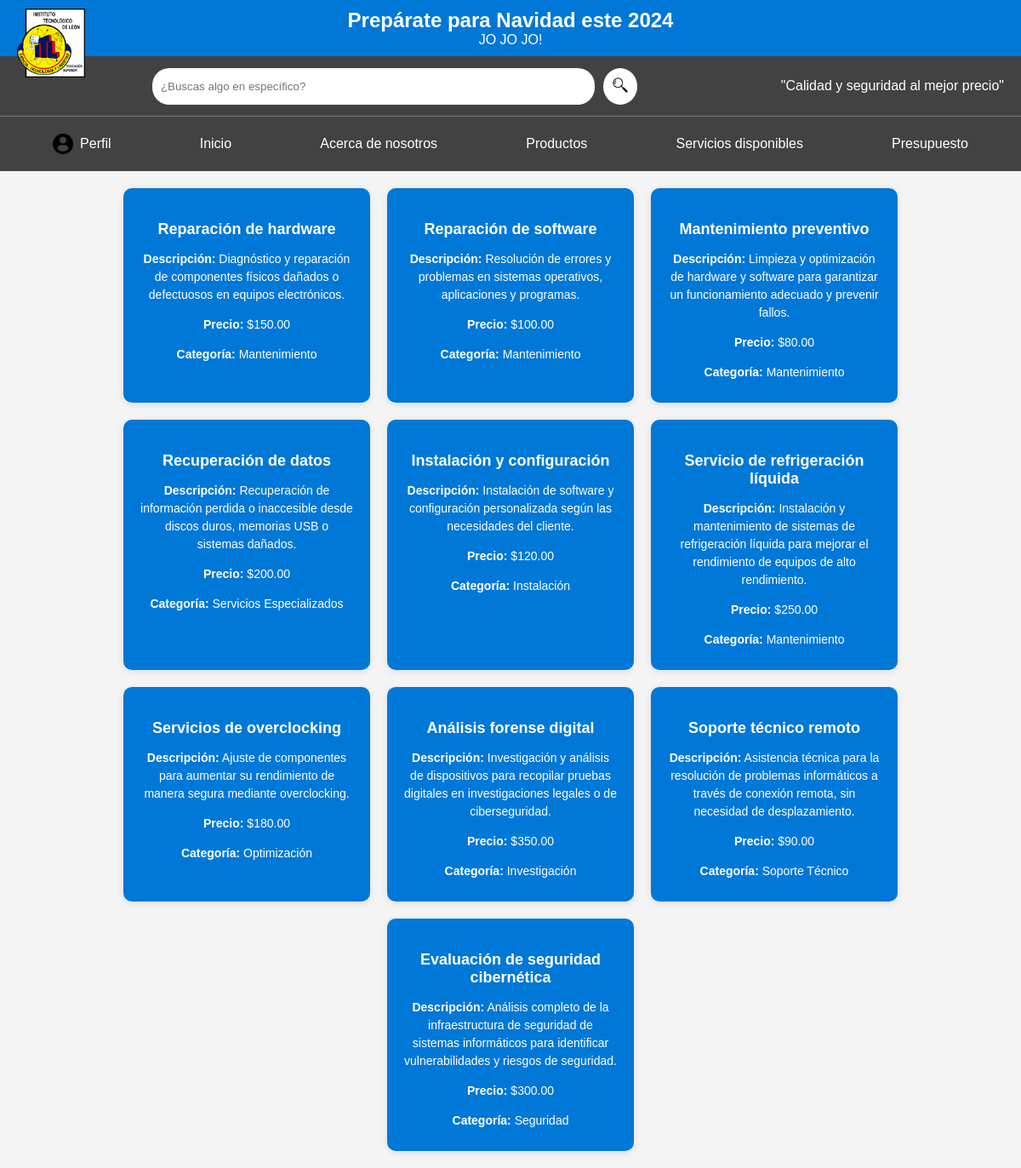
Page /Servicios.php on the committed database.
### tables this page shows
CREATE TABLE Servicio (
    Id_Servicio INT AUTO_INCREMENT PRIMARY KEY,
    Nombre_S VARCHAR(100) NOT NULL,
    Descripción_S TEXT NOT NULL,
    Precio_S DECIMAL(10, 2) NOT NULL,
    Categoría_S VARCHAR(50) NOT NULL,
    Disponibilidad_S TINYINT(1) NOT NULL DEFAULT 1,
    Id_Administrador INT NOT NULL,
    FOREIGN KEY (Id_Administrador) REFERENCES Administrador(Id_Administrador)
);

### Servicios.php (the view, shortened to what this page needs)
<?php
include 'funcionalidades_php/db.php';
$query = "SELECT * FROM Servicio WHERE Disponibilidad_S = 1";
$result = $conn->query($query);
$servicios = [];
if ($result->num_rows > 0) {
    while ($row = $result->fetch_assoc()) {
        $servicios[] = $row;
    }
} else {
    echo "No hay servicios disponibles.";
}
?>
<!DOCTYPE html>
<html lang="es">
<head>
    <link rel="stylesheet" href="css/Servicios.css">
</head>
<body>
    <header>
        <h1>Prepárate para Navidad este 2024</h1>
        <marquee width="100" scrollamount="10">JO JO JO!</marquee>
        <div class="logo">
            <img src="img/logo.png" alt="Logotipo">
        </div>
    </header>
    <div class="search-bar">
        <div class="search-container">
            <input type="text" placeholder="¿Buscas algo en específico?">
            <button><img src="img/lupa.png" alt="Buscar" width="20"></button>
        </div>
        <div class="message">
            <p>"Calidad y seguridad al mejor precio"</p>
        </div>
    </div>
    <nav>
        <a href="Perfil.php" class="logo-perfil">
            <img src="img/icono-perfil.png" alt="Perfil">
            Perfil
        </a>
        <a href="Inicio.html">Inicio</a>
        <a href="Información.html">Acerca de nosotros</a>
        <a href="Productos.php">Productos</a>
        <a href="Servicios.php">Servicios disponibles</a>
        <a href="Presupuesto.php">Presupuesto</a>
    </nav>
    <section class="servicios">
        <?php foreach ($servicios as $servicio): ?>
        <div class="servicio">
            <h3><?php echo htmlspecialchars($servicio['Nombre_S']); ?></h3>
            <p><strong>Descripción:</strong> <?php echo htmlspecialchars($servicio['Descripción_S']); ?></p>
            <p><strong>Precio:</strong> $<?php echo number_format($servicio['Precio_S'], 2); ?></p>
            <p><strong>Categoría:</strong> <?php echo htmlspecialchars($servicio['Categoría_S']); ?></p>
        </div>
        <?php endforeach; ?>
    </section>
</body>
</html>

### css/Servicios.css (style rules this page uses)
body { margin: 0; font-family: Arial, sans-serif; background-color: #f4f4f4; }
header { background-color: #0078d7; padding: 10px; color: white; text-align: center; position: relative; }
header h1 { margin: 0; font-size: 24px; }
.logo { position: absolute; top: 10px; left: 20px; }
.logo img { width: 80px; }
.search-bar { background-color: #424242; color: white; padding: 10px; display: flex; justify-content: space-between; align-items: center; margin-top: 0; }
.search-bar .search-container { display: flex; justify-content: center; flex-grow: 1; }
.search-bar input[type="text"] { padding: 10px; width: 500px; border-radius: 20px; border: none; }
.search-bar button { padding: 10px; margin-left: 10px; background-color: white; border: none; cursor: pointer; border-radius: 50%; }
.search-bar .message { text-align: right; color: white; margin-left: auto; margin-right: 10px; }
nav { background-color: #424242; color: white; padding: 10px; display: flex; justify-content: space-around; align-items: center; }
nav a { color: white; text-decoration: none; padding: 10px 15px; display: flex; align-items: center; }
.logo-perfil img { width: 24px; height: 24px; margin-right: 8px; }
.servicios { display: flex; flex-wrap: wrap; gap: 20px; justify-content: center; padding: 20px; }
.servicio { background-color: #0078d7; color: white; border-radius: 10px; padding: 20px; text-align: center; width: 250px; box-shadow: 0 2px 8px rgba(0, 0, 0, 0.1); }
.servicio h3 { font-size: 18px; margin-bottom: 10px; }
.servicio p { font-size: 14px; line-height: 1.5; margin-bottom: 5px; }

### rows in the picture
servicio: Nombre_S "Reparación de hardware", Descripción_S "Diagnóstico y reparación de componentes físicos dañados o defectuosos en equipos electrónicos.", Precio_S "150.00", Categoría_S "Mantenimiento"
servicio: Nombre_S "Reparación de software", Descripción_S "Resolución de errores y problemas en sistemas operativos, aplicaciones y programas.", Precio_S "100.00", Categoría_S "Mantenimiento"
servicio: Nombre_S "Mantenimiento preventivo", Descripción_S "Limpieza y optimización de hardware y software para garantizar un funcionamiento adecuado y prevenir fallos.", Precio_S "80.00", Categoría_S "Mantenimiento"
servicio: Nombre_S "Recuperación de datos", Descripción_S "Recuperación de información perdida o inaccesible desde discos duros, memorias USB o sistemas dañados.", Precio_S "200.00", Categoría_S "Servicios Especializados"
servicio: Nombre_S "Instalación y configuración", Descripción_S "Instalación de software y configuración personalizada según las necesidades del cliente.", Precio_S "120.00", Categoría_S "Instalación"
servicio: Nombre_S "Servicio de refrigeración líquida", Descripción_S "Instalación y mantenimiento de sistemas de refrigeración líquida para mejorar el rendimiento de equipos de alto rendimiento.", Precio_S "250.00", Categoría_S "Mantenimiento"
servicio: Nombre_S "Servicios de overclocking", Descripción_S "Ajuste de componentes para aumentar su rendimiento de manera segura mediante overclocking.", Precio_S "180.00", Categoría_S "Optimización"
servicio: Nombre_S "Análisis forense digital", Descripción_S "Investigación y análisis de dispositivos para recopilar pruebas digitales en investigaciones legales o de ciberseguridad.", Precio_S "350.00", Categoría_S "Investigación"
servicio: Nombre_S "Soporte técnico remoto", Descripción_S "Asistencia técnica para la resolución de problemas informáticos a través de conexión remota, sin necesidad de desplazamiento.", Precio_S "90.00", Categoría_S "Soporte Técnico"
servicio: Nombre_S "Evaluación de seguridad cibernética", Descripción_S "Análisis completo de la infraestructura de seguridad de sistemas informáticos para identificar vulnerabilidades y riesgos de seguridad.", Precio_S "300.00", Categoría_S "Seguridad"
